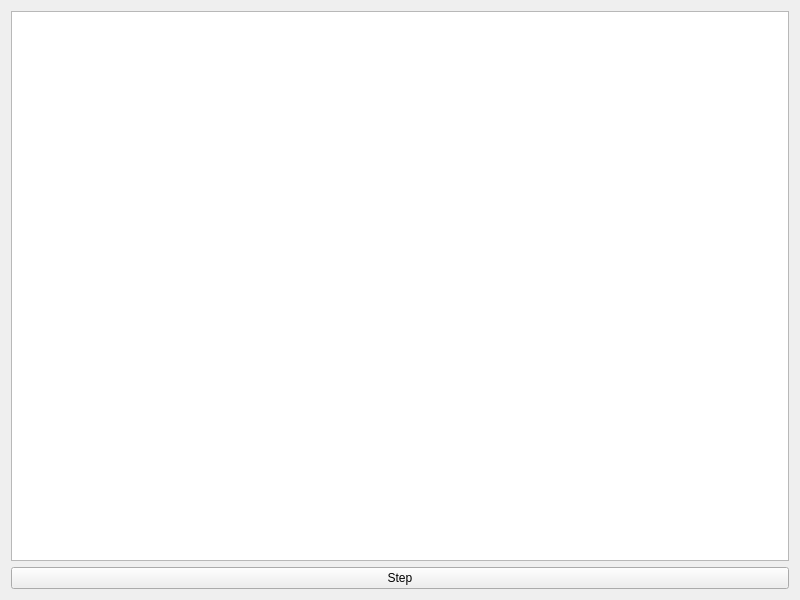
<?xml version="1.0" encoding="UTF-8"?>
<ui version="4.0">
 <class>Widget</class>
 <widget class="QWidget" name="Widget">
  <property name="geometry">
   <rect>
    <x>0</x>
    <y>0</y>
    <width>800</width>
    <height>600</height>
   </rect>
  </property>
  <property name="windowTitle">
   <string>Widget</string>
  </property>
  <layout class="QVBoxLayout" name="verticalLayout">
   <item>
    <widget class="QGraphicsView" name="graphicsView"/>
   </item>
   <item>
    <widget class="QPushButton" name="pushButton_step">
     <property name="text">
      <string>Step</string>
     </property>
    </widget>
   </item>
  </layout>
 </widget>
 <resources/>
 <connections/>
</ui>
